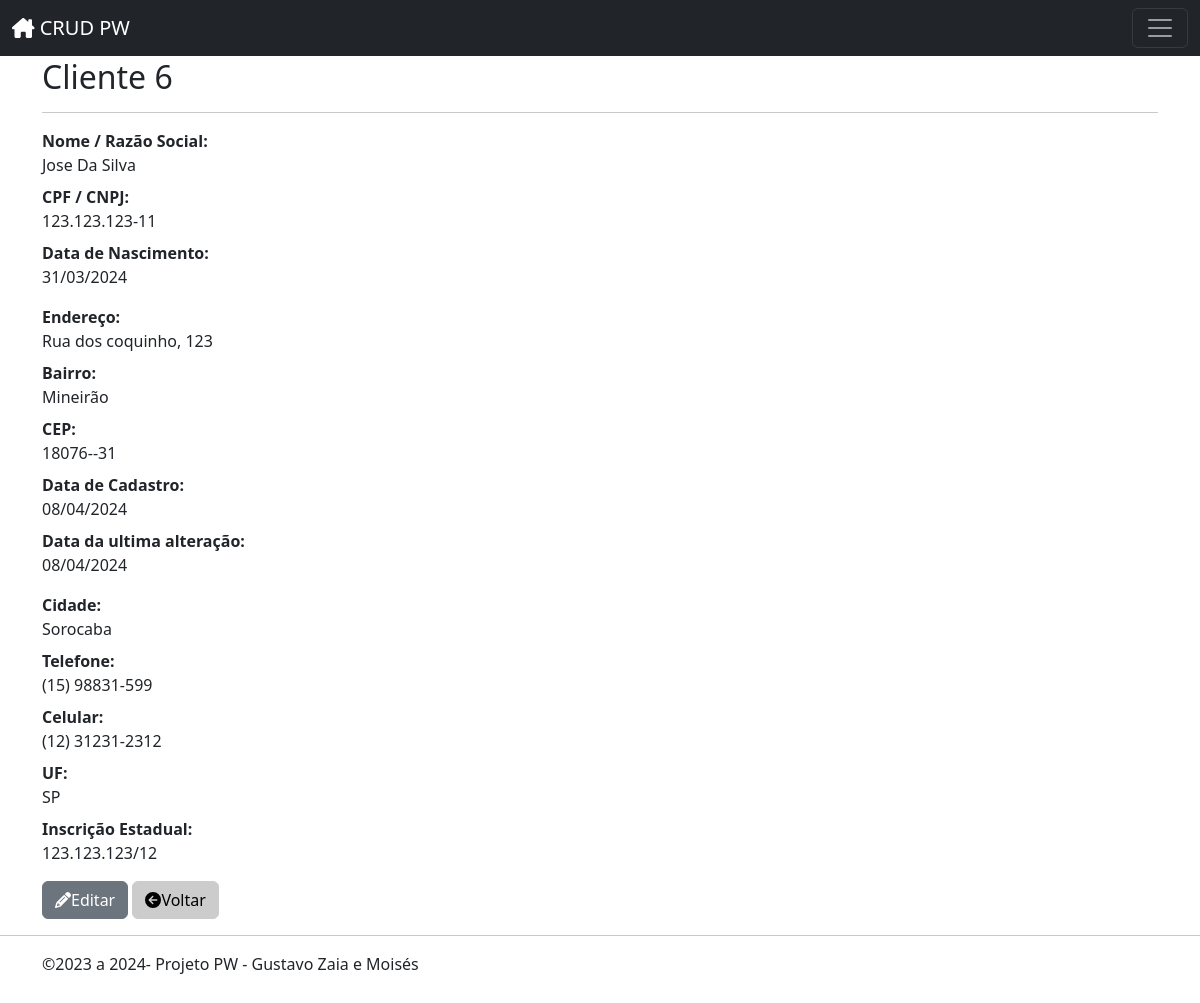
The page /customers/view.php?id=6 on the database its author committed.
### tables this page shows
CREATE TABLE `customers` (
  `id` int(11) NOT NULL,
  `name` varchar(255) NOT NULL,
  `cpf_cnpj` varchar(14) NOT NULL,
  `birthdate` datetime NOT NULL,
  `address` varchar(255) NOT NULL,
  `hood` varchar(100) NOT NULL,
  `zip_code` varchar(8) NOT NULL,
  `city` varchar(100) NOT NULL,
  `state` varchar(2) NOT NULL,
  `phone` varchar(14) NOT NULL,
  `mobile` varchar(15) NOT NULL,
  `ie` varchar(15) NOT NULL,
  `created` datetime NOT NULL,
  `modified` datetime NOT NULL
);

### inc/database.php (called while the page is built, shortened)
<?php
function open_database()
{
	$servername = "localhost";
	$username = "root";
	$password = "";
	try {
		$conn = new PDO("mysql:host=$servername;dbname=wda_crud", $username, $password);
		$conn->setAttribute(PDO::ATTR_ERRMODE, PDO::ERRMODE_EXCEPTION);
		return $conn;
	} catch (Exception $e) {
		echo $e->getMessage();
		return null;
	}
}
function find($table = null, $id = null)
{
	try {
		$database = open_database();
		$found = null;
		if ($id) {
			$stmt = $database->prepare("SELECT * FROM " . $table . " WHERE id = ?");
			$stmt->bindParam(1, $id);
			$stmt->execute();
			if($stmt->rowCount() > 0) {
				$found = $stmt->fetch(PDO::FETCH_ASSOC);
			}
		} else {
			$stmt = $database->prepare("SELECT * FROM " . $table);
			$stmt->execute();
			if ($stmt->rowCount() > 0) {
				$found = $stmt->fetchAll(PDO::FETCH_ASSOC);
			}
		}
	} catch (Exception $e) {
		$_SESSION['message'] = $e->GetMessage();
		$_SESSION['type'] = 'danger';
	}
	return $found;
}
function formatadata($date, $formato)
{
	$dt = new Datetime($date, new DatetimeZone("America/Sao_Paulo"));
	return $dt->format($formato);
}
function formatacep($cep)
{
	$cp = substr($cep, 0, 5) . "-" . substr($cep, 5);
	return $cp;
}

### customers/functions.php (called while the page is built, shortened)
<?php
    function view($id = null) {
        $customer = find("customers", $id);
    }
?>

### customers/view.php (the view, shortened to what this page needs)
<?php
    include('functions.php');
    view($_GET['id']);
?>
            <h2 class="mt-2">Cliente <?php echo $customer['id']; ?></h2>
            <hr>
            <dl class="dl-horizontal">
                <dt>Nome / Razão Social:</dt>
                <dd><?php echo $customer['name']; ?></dd>
                <dt>CPF / CNPJ:</dt>
                <dd><?php echo $customer['cpf_cnpj']; ?></dd>
                <dt>Data de Nascimento:</dt>
                <dd><?php echo formatadata($customer['birthdate'],"d/m/Y" ) ?></dd>
            </dl>
            <dl class="dl-horizontal">
                <dt>Endereço:</dt>
                <dd><?php echo $customer['address']; ?></dd>
                <dt>Bairro:</dt>
                <dd><?php echo $customer['hood']; ?></dd>
                <dt>CEP:</dt>
                <dd><?php echo formatacep($customer['zip_code']); ?></dd>
                <dt>Data de Cadastro:</dt>
                <dd><?php echo formatadata($customer['created'],"d/m/Y " ) ?></dd>
                <dt>Data da ultima alteração:</dt>
                <dd><?php echo formatadata($customer['modified'],"d/m/Y " ) ?></dd>
            </dl>
            <dl class="dl-horizontal">
                <dt>Cidade:</dt>
                <dd><?php echo $customer['city']; ?></dd>
                <dt>Telefone:</dt>
                <dd><?php echo $customer['phone']; ?></dd>
                <dt>Celular:</dt>
                <dd><?php echo $customer['mobile']; ?></dd>
                <dt>UF:</dt>
                <dd><?php echo $customer['state']; ?></dd>
                <dt>Inscrição Estadual:</dt>
                <dd><?php echo $customer['ie']; ?></dd>
            </dl>
            <div id="actions" class="row">
                <div class="col-md-12">
                <a href="edit.php?id=<?php echo $customer['id']; ?>" class="btn btn-secondary">
                   <i class="fa-solid fa-pencil"></i>Editar
                </a>
                <a href="index.php" class="btn btn-light">
                    <i class="fa-solid fa-circle-arrow-left"></i>Voltar
                </a>
                </div>
            </div>

### inc/header.php (style rules this page uses)
body { padding-top: 50px; padding-bottom: 20px; }
.btn-light { background-color: #cccccc; border-color: #cccccc; }
header, #actions { margin-top: 10px; }

### rows shown on the page
customers: id "6", name "Jose Da Silva", cpf_cnpj "123.123.123-11", birthdate "31/03/2024", address "Rua dos coquinho, 123", hood "Mineirão", zip_code "18076--31", created "08/04/2024", modified "08/04/2024", city "Sorocaba", phone "(15) 98831-599", mobile "(12) 31231-2312", state "SP", ie "123.123.123/12"

### other values the page prints
$hoje->format("Y") "2024"
